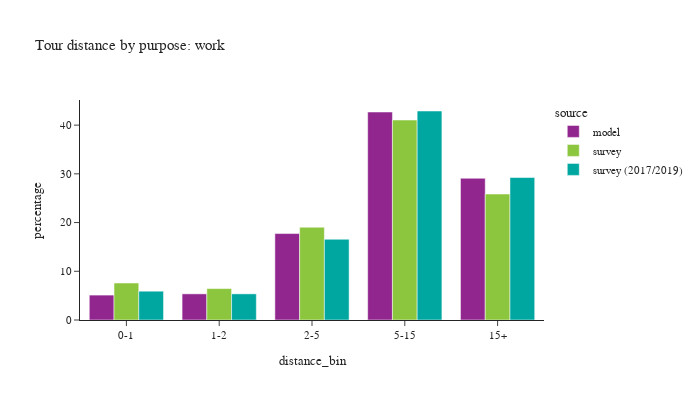

The notebook cell this image was saved under:
### Code cell
plot_bins(tour, tour['pdpurp'] == 1, 'work')

### Figure 1 — Plotly figure (JSON) as saved in the notebook; plotly's stock layout.template omitted (floating-point values rounded to 4 significant figures)
{"data": [{"alignmentgroup": "True", "customdata": [[8136], [8542], [28239], [67939], [46292]], "hovertemplate": "source=model<br>distance_bin=%{x}<br>percentage=%{y}<br>sample count=%{customdata[0]}<extra></extra>", "legendgroup": "model", "marker": {"color": "#91268F", "pattern": {"shape": ""}}, "name": "model", "offsetgroup": "model", "orientation": "v", "showlegend": true, "textposition": "auto", "type": "bar", "x": ["0-1", "1-2", "2-5", "5-15", "15+"], "xaxis": "x", "y": [5.112, 5.367, 17.74, 42.69, 29.09], "yaxis": "y"}, {"alignmentgroup": "True", "customdata": [[332], [264], [578], [910], [462]], "hovertemplate": "source=survey<br>distance_bin=%{x}<br>percentage=%{y}<br>sample count=%{customdata[0]}<extra></extra>", "legendgroup": "survey", "marker": {"color": "#8CC63E", "pattern": {"shape": ""}}, "name": "survey", "offsetgroup": "survey", "orientation": "v", "showlegend": true, "textposition": "auto", "type": "bar", "x": ["0-1", "1-2", "2-5", "5-15", "15+"], "xaxis": "x", "y": [7.593, 6.452, 19.05, 41.05, 25.86], "yaxis": "y"}, {"alignmentgroup": "True", "customdata": [[1146], [1054], [2056], [3169], [1329]], "hovertemplate": "source=survey (2017/2019)<br>distance_bin=%{x}<br>percentage=%{y}<br>sample count=%{customdata[0]}<extra></extra>", "legendgroup": "survey (2017/2019)", "marker": {"color": "#00A7A0", "pattern": {"shape": ""}}, "name": "survey (2017/2019)", "offsetgroup": "survey (2017/2019)", "orientation": "v", "showlegend": true, "textposition": "auto", "type": "bar", "x": ["0-1", "1-2", "2-5", "5-15", "15+"], "xaxis": "x", "y": [5.914, 5.367, 16.57, 42.9, 29.25], "yaxis": "y"}], "layout": {"barmode": "group", "font": {"size": 11}, "height": 400, "legend": {"title": {"text": "source"}, "tracegroupgap": 0}, "title": {"text": "Tour distance by purpose: work"}, "width": 700, "xaxis": {"anchor": "y", "domain": [0.0, 1.0], "title": {"text": "distance_bin"}}, "yaxis": {"anchor": "x", "domain": [0.0, 1.0], "title": {"text": "percentage"}}}}
